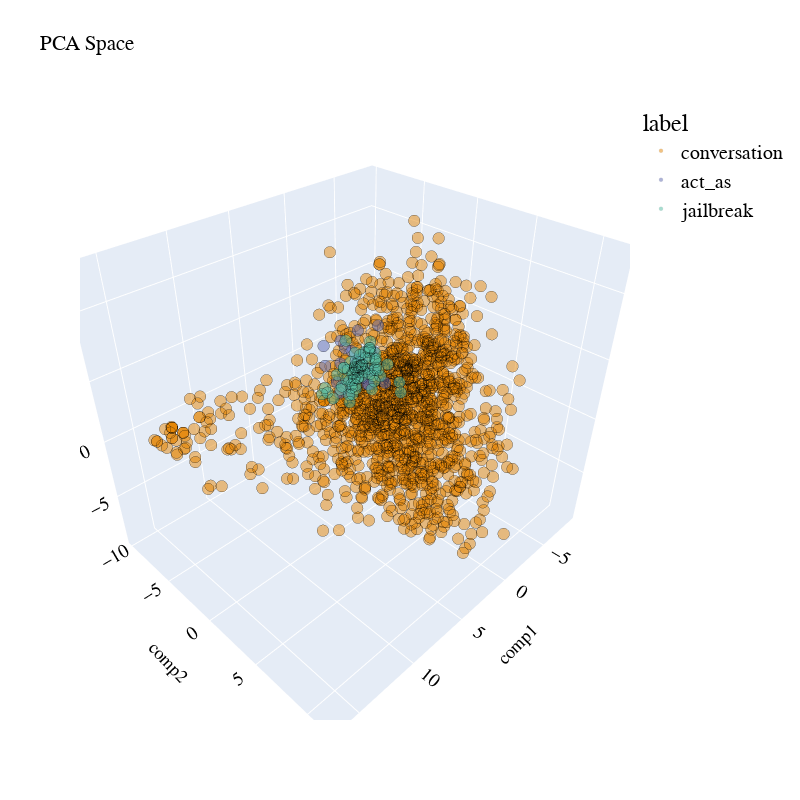

This figure's notebook cell:
### Code cell
plot_pca_3d(df_pca_3d, title = "PCA Space 3D - Categories", opacity=0.5, width_line = 0.1, color='label')

### Figure 1 — Plotly figure (JSON) as saved in the notebook; plotly's stock layout.template omitted (floating-point values rounded to 4 significant figures; data arrays with more than 128 entries replaced by an {"elided": "..."} marker saying what was removed)
{"data": [{"hovertemplate": "label=conversation<br>comp1=%{x}<br>comp2=%{y}<br>comp3=%{z}<extra></extra>", "legendgroup": "conversation", "marker": {"color": "rgb(229, 134, 6)", "line": {"color": "black", "width": 0.1}, "opacity": 0.5, "size": 4, "symbol": "circle"}, "mode": "markers", "name": "conversation", "scene": "scene", "showlegend": true, "type": "scatter3d", "x": {"elided": "1402 float values"}, "y": {"elided": "1402 float values"}, "z": {"elided": "1402 float values"}}, {"hovertemplate": "label=act_as<br>comp1=%{x}<br>comp2=%{y}<br>comp3=%{z}<extra></extra>", "legendgroup": "act_as", "marker": {"color": "rgb(93, 105, 177)", "line": {"color": "black", "width": 0.1}, "opacity": 0.5, "size": 4, "symbol": "circle"}, "mode": "markers", "name": "act_as", "scene": "scene", "showlegend": true, "type": "scatter3d", "x": [-0.9961, -0.6154, -1.204, 1.044, 1.982, -1.53, -1.191, 0.4392, -2.516, -1.62, 0.134, 1.389, 1.137, -0.3378, -0.7979, 0.3167, -1.016, -0.05175, 1.877, -0.3594, 0.2261, -0.09048, -0.1578, 0.2161], "y": [-1.856, -3.773, -4.133, -4.161, -2.739, -3.246, -4.794, -0.9149, -4.972, -3.456, -4.068, -5.045, -3.72, -3.05, -2.535, -4.437, -3.125, -2.936, -4.63, -2.797, -3.662, -1.409, -0.2505, -4.073], "z": [5.408, 1.733, 4.017, 0.3626, 3.111, 0.6676, 1.954, 2.651, 0.6542, -0.7335, -0.1337, 1.63, -0.3538, 1.692, 0.0577, 3.622, 2.607, 2.452, 3.73, 0.76, -0.7551, 3.783, 1.574, 3.095]}, {"hovertemplate": "label=jailbreak<br>comp1=%{x}<br>comp2=%{y}<br>comp3=%{z}<extra></extra>", "legendgroup": "jailbreak", "marker": {"color": "rgb(82, 188, 163)", "line": {"color": "black", "width": 0.1}, "opacity": 0.5, "size": 4, "symbol": "circle"}, "mode": "markers", "name": "jailbreak", "scene": "scene", "showlegend": true, "type": "scatter3d", "x": [-3.384, -1.837, -3.348, -1.915, -0.2591, -2.289, -2.198, -2.483, -3.675, -1.306, -4.852, -3.993, -0.5052, -1.678, -2.731, -0.9365, -1.743, -2.022, -1.959, -5.098, -2.681, -3.144, -1.04, -3.037, -2.113, -1.818, -0.8532, 0.09616, 2.151, -1.621, -3.11, -2.683, -1.799, -1.698, -3.824, -1.498, -2.909, -2.389, -2.601, -1.748, -1.687, -3.66, -2.924, -1.604, -1.419, -2.702, -3.91, -0.01419, -0.7337, -1.388, -4.207, 0.994, -2.545, -2.58, -2.377, -1.593, 0.8117, -1.498, -4.284, -3.13, -0.7111, -2.23, -3.336, -1.696, -2.556, -1.939, -1.321, -4.552, -2.528, -0.2104], "y": [-4.384, -5.568, -5.552, -4.869, -5.107, -5.386, -5.077, -5.695, -5.278, -4.919, -2.93, -5.491, -5.222, -5.312, -4.496, -4.341, -5.042, -2.708, -5.094, -5.3, -3.92, -5.306, -4.005, -6.242, -0.3957, -4.981, -4.405, -5.611, -4.632, -5.835, -5.747, -4.243, -2.821, -5.609, -5.421, -5.984, -5.322, -4.669, -4.182, -4.495, -4.555, -4.524, -6.024, -4.271, -5.294, -3.623, -5.416, -3.827, -4.969, -4.908, -5.138, -5.305, -5.004, -4.594, -4.862, -4.43, -5.751, -5.984, -5.898, -5.51, -4.08, -5.484, -4.267, -3.047, -3.48, -4.977, -5.348, -4.031, -5.063, -5.43], "z": [-1.676, 0.3459, 0.5929, 0.1456, -1.357, -0.4987, -0.5609, 0.859, 0.0332, -1.256, -1.774, 1.351, -1.219, -1.939, -0.2264, 0.2301, -0.9158, 0.7776, -2.081, -2.361, -0.6101, -1.093, -0.1568, -0.998, -0.275, -1.631, 0.2039, -2.297, -0.4219, -1.342, -0.9078, 1.647, 0.8512, -2.798, 0.8383, -0.2575, -0.2997, 0.167, -0.5221, 0.387, -0.6346, -0.5545, -0.5906, 1.631, -1.155, 1.111, 0.8241, -1.828, 2.991, -2.262, -0.2651, -1.149, -1.096, 0.8371, 0.1326, 0.9095, -1.007, -0.2575, 0.1274, -0.8511, -0.2029, -0.4318, 1.055, -1.04, 0.9569, -0.2572, -0.07162, -0.3973, -0.115, -0.07901]}], "layout": {"autosize": true, "font": {"color": "black", "family": "Gilroy", "size": 15}, "height": 800, "legend": {"font": {"size": 20}, "title": {"font": {"family": "Times New Roman"}, "text": "label"}, "tracegroupgap": 0}, "scene": {"domain": {"x": [0, 1], "y": [0, 1]}, "xaxis": {"title": {"font": {"color": "black"}, "text": "comp1"}}, "yaxis": {"title": {"font": {"color": "black"}, "text": "comp2"}}, "zaxis": {"title": {"font": {"color": "black"}, "text": "comp3"}}}, "showlegend": true, "title": {"text": "PCA Space"}, "width": 800}}
